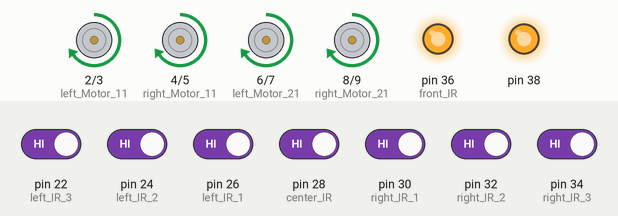
This sketch was run on a simulated Arduino Mega 2560, built with avr-gcc and run on an emulated ATmega2560. Parts: motor-driver pin pairs drawn as motors (green arrow = first pin HIGH = forward, orange = second pin HIGH = backward, longer = more drive), output pins drawn as LEDs (lit = HIGH). Inputs (shaded band) come from the test bench; at power-on: pin 22 (left_IR_3), pin 24 (left_IR_2), pin 26 (left_IR_1), pin 28 (center_IR), pin 30 (right_IR_1), pin 32 (right_IR_2), pin 34 (right_IR_3) HIGH.

Above: at 1.2 s.
1.3 s: pin 22 (left_IR_3) driven LOW
At 1.4 s:
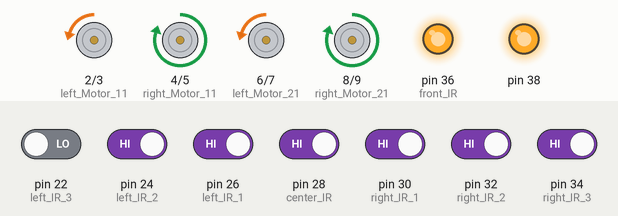
4.3 s: pin 32 (right_IR_2) driven LOW
At 4.53 s:
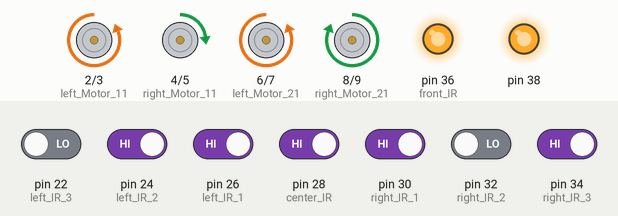
7.3 s: pin 24 (left_IR_2) driven LOW
At 10.2 s:
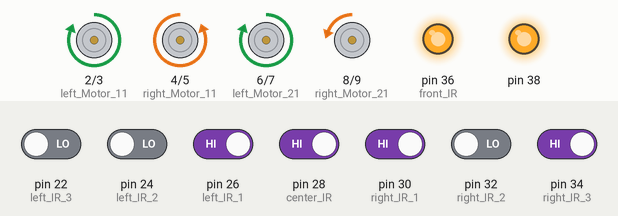
10.3 s: pin 34 (right_IR_3) driven LOW
11.8 s: pin 26 (left_IR_1) driven LOW
At 14.7 s:
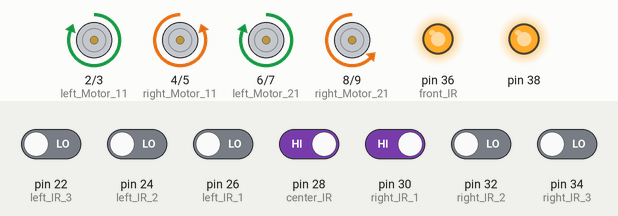
14.8 s: pin 26 (left_IR_1) driven HIGH
At 15.7 s:
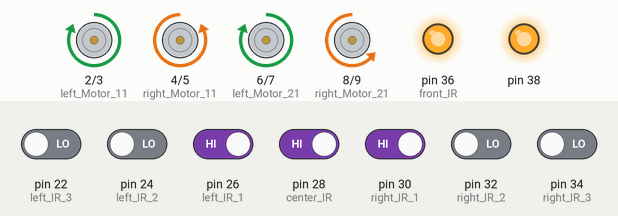
Timing chart, 0 to 17.3 s (numbered marks = the images above; inputs shaded):
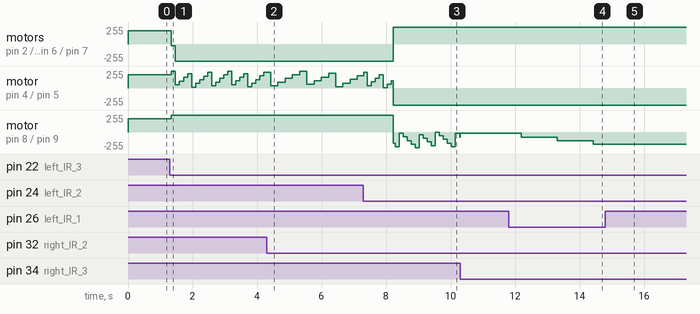

The sketch:

pid3.ino
```cpp
#define left_Motor_11 2
#define left_Motor_12 3
#define right_Motor_11 4
#define right_Motor_12 5
#define left_Motor_21 6
#define left_Motor_22 7
#define right_Motor_21 8
#define right_Motor_22 9
#define left_IR_3 22
#define left_IR_2 24
#define left_IR_1 26
#define center_IR 28
#define right_IR_1 30
#define right_IR_2 32
#define right_IR_3 34
#define front_IR 36

static int dt=10;

const int BLACK = 0;
const int WHITE = 1;

const int Kp = 50;
const int Ki = 2;
const int Kd = 0;

const int TRACK = BLACK;


const int max_drive=14*Kp+10*2;
int integral = 0;
int prev_error=0;

static int l3,l2,l1,c,r1,r2,r3,front;


int determinePWM()
{

    int ideal = 0;
    int actual = l3*(-3*3)+l2*(-2*2)+l1*(-1*1)+r1*(1)+r2*(2*2)+r3*(3*3);
    int error = actual - ideal;

    integral = integral+error;


    int drive = error*Kp+integral*Ki;
    int displacement = (drive/max_drive)*55;
    int pwm= 196 - displacement;
    prev_error=error;
    return displacement;
}

/*void turnLeft()
{

  analogWrite(left_Motor_12,196);
  analogWrite(left_Motor_22,196);
  analogWrite(right_Motor_11,220);
  analogWrite(right_Motor_21,220);

}

void turnRight()
{

  analogWrite(left_Motor_11,220);
  analogWrite(left_Motor_21,220);
  analogWrite(right_Motor_12,196);
  analogWrite(right_Motor_22,196);

}

void goStraight()
{

  analogWrite(left_Motor_11,196);
  analogWrite(left_Motor_21,196);
  analogWrite(right_Motor_12,196);
  analogWrite(right_Motor_22,196);

}

int turnLEFT()
{
 if(!digitalRead(center_IR))
{
 return 1;
}
else
{

  analogWrite(left_Motor_12,100);
  analogWrite(left_Motor_22,100);
  analogWrite(right_Motor_11,220);
  analogWrite(right_Motor_21,220);

}

return 0;

}

int goForward10cm()
{
 return 0;
}*/

void goForwardPI()
{
  int pwm= determinePWM();


  if(pwm>+10)//turn right
  {
     analogWrite(left_Motor_11,196+pwm);
    digitalWrite(left_Motor_12,LOW);
    analogWrite(left_Motor_21,196+pwm);
    digitalWrite(left_Motor_22,LOW);
    analogWrite(right_Motor_12,80-pwm);
  digitalWrite(right_Motor_11,LOW);
  analogWrite(right_Motor_22,80-pwm);
  digitalWrite(right_Motor_21,LOW);
  }
  else if(pwm<-10)//turn left
  {
     analogWrite(left_Motor_12,80+pwm);
  digitalWrite(left_Motor_11,LOW);
  analogWrite(left_Motor_22,80+pwm);
  digitalWrite(left_Motor_21,LOW);
  analogWrite(right_Motor_11,196-pwm);
  digitalWrite(right_Motor_12,LOW);
  analogWrite(right_Motor_21,196-pwm);
  digitalWrite(right_Motor_22,LOW);
  }
  else
  {
    analogWrite(left_Motor_11,196-pwm);
  digitalWrite(left_Motor_12,LOW);
  analogWrite(left_Motor_21,196-pwm);
  digitalWrite(left_Motor_22,LOW);
  analogWrite(right_Motor_11,196+pwm);
  digitalWrite(right_Motor_12,LOW);
  analogWrite(right_Motor_21,196+pwm);
  digitalWrite(right_Motor_22,LOW);
  }


}


void setup()
{
  pinMode(right_Motor_11,OUTPUT);
  pinMode(right_Motor_12,OUTPUT);
  pinMode(right_Motor_21,OUTPUT);
  pinMode(right_Motor_22,OUTPUT);
  pinMode(left_Motor_11,OUTPUT);
  pinMode(left_Motor_12,OUTPUT);
  pinMode(left_Motor_21,OUTPUT);
  pinMode(left_Motor_22,OUTPUT);
  pinMode(36,OUTPUT);
  pinMode(38,OUTPUT);
  digitalWrite(36,HIGH);
  digitalWrite(38,HIGH);
  pinMode(left_IR_3,INPUT);
  pinMode(left_IR_2,INPUT);
  pinMode(left_IR_1,INPUT);
  pinMode(center_IR,INPUT);
  pinMode(right_IR_1,INPUT);
  pinMode(right_IR_2,INPUT);
  pinMode(right_IR_3,INPUT);
  }

void loop()
{

    //continue solving maze

    if(digitalRead(left_IR_3)==LOW) l3=1^TRACK;
    else l3=0^TRACK;
    if(digitalRead(left_IR_2)==LOW) l2=1^TRACK;
    else l2=0^TRACK;
    if(digitalRead(left_IR_1)==LOW)l1=1^TRACK;
    else l1=0^TRACK;
    if(digitalRead(center_IR)==LOW) c=1^TRACK;
    else c=0^TRACK;
    if(digitalRead(right_IR_1)==LOW) r1=1^TRACK;
    else r1=0^TRACK;
    if(digitalRead(right_IR_2)==LOW) r2=1^TRACK;
    else r2=0^TRACK;
    if(digitalRead(right_IR_3)==LOW) r3=1^TRACK;
    else r3=0^TRACK;
    if(digitalRead(front_IR)==LOW) front=1^TRACK;
    else front=0^TRACK;

    delay(3);
    goForwardPI();


   /* if(front==0 && l3==0 && r3==0 && c==1)
    {
            if(goForward10cm())
            {
                //go forward;
            }
            else
            {
               // turnLEFT();
            }

     }
     else if(front ==1 && l3==0 && r3==1 && c==1)
     {
            goStraight();
     }
     else if((l3&&l2&&l1&&c&&r1&&r2&&r3) || (front==1 && l3==1 && c==1))
     {
            while(turnLEFT())
     }
     else
     {
            goForwardPI();
     }*/


}
```

Measured:
- after the input at 4.3 s, motor on pin 2 (left_Motor_11) / pin 3 (left_Motor_12), motor on pin 6 (left_Motor_21) / pin 7 (left_Motor_22): stays backward 255/255 (without the input it goes to forward 255/255 after 2.6 s)
- after the input at 7.3 s, motor on pin 2 (left_Motor_11) / pin 3 (left_Motor_12), motor on pin 6 (left_Motor_21) / pin 7 (left_Motor_22): backward 255/255 → forward 255/255 after 0.92 s instead of 1.7 s
- after the input at 11.8 s, motor on pin 8 (right_Motor_21) / pin 9 (right_Motor_22): backward 21/255 → backward 76/255 after 0.39 s, → backward 131/255 1.1 s later, → backward 186/255 1.1 s later
- after the input at 14.8 s, motor on pin 8 (right_Motor_21) / pin 9 (right_Motor_22): stays backward 186/255 (without the input it goes to backward 241/255 after 0.75 s)
